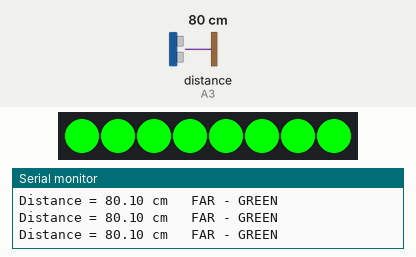
Simulated run of this sketch. Board: Arduino Uno, built with avr-gcc and run on an emulated ATmega328P. On the bench: 8 RGB LEDs in strip order, left to right, the last lines printed to the serial monitor. Wiring (inferred from the names in the program): ultrasonic range finder: trigger pin 5; echo A3. The test bench sets the inputs (shaded band); at power-on: distance to the obstacle (sensor on A3) 80 cm. The echo pulse lasts 58.3 µs per cm.

Above: at 1.2 s.
1.3 s: distance to the obstacle (sensor on A3) set to 34 cm
2.8 s: distance to the obstacle (sensor on A3) set to 30 cm
At 2.88 s:
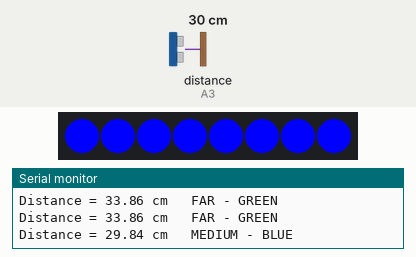
5.2 s: distance to the obstacle (sensor on A3) set to 2 cm
At 6.3 s:
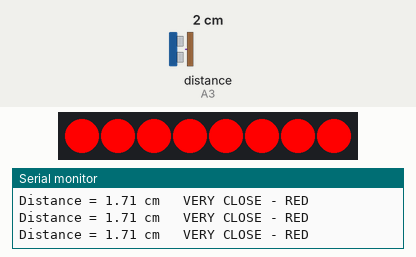
6.7 s: distance to the obstacle (sensor on A3) set to 9 cm
9.7 s: distance to the obstacle (sensor on A3) set to 12 cm
At 10.9 s:
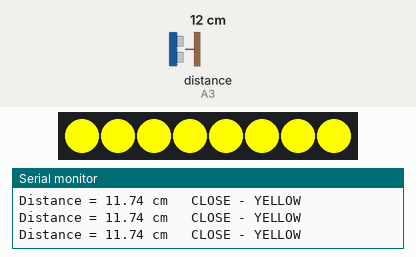
11.3 s: distance to the obstacle (sensor on A3) set to 4 cm
At 11.7 s:
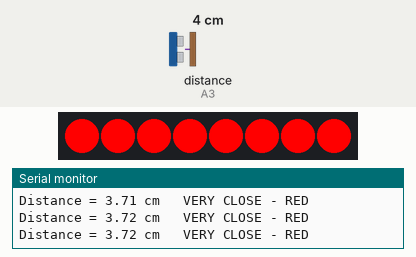
Timing chart, 0 to 13.8 s (numbered marks = the images above; inputs shaded):
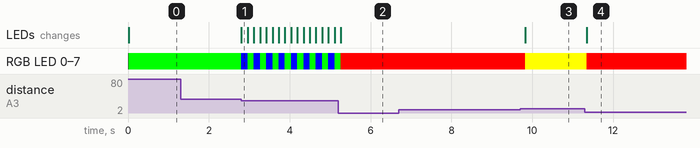

The sketch:

Practical_37.ino
```cpp
#include <Adafruit_NeoPixel.h>

#define TRIG 5
#define ECHO A3

#define LED_PIN 11
#define LED_COUNT 8

Adafruit_NeoPixel strip(LED_COUNT, LED_PIN, NEO_GRB + NEO_KHZ800);

long duration;
float distance;

void setup() {

  pinMode(TRIG, OUTPUT);
  pinMode(ECHO, INPUT);

  strip.begin();
  strip.clear();
  strip.show();

  Serial.begin(9600);
  Serial.println("===== DISTANCE BASED LED COLOUR STARTED =====");
}

void setColor(byte r, byte g, byte b) {
  for (int i = 0; i < LED_COUNT; i++)
    strip.setPixelColor(i, strip.Color(r, g, b));
  strip.show();
}

void loop() {

  digitalWrite(TRIG, LOW);
  delayMicroseconds(2);

  digitalWrite(TRIG, HIGH);
  delayMicroseconds(10);

  digitalWrite(TRIG, LOW);

  duration = pulseIn(ECHO, HIGH, 30000);

  if (duration == 0) {

    strip.clear();
    strip.show();

    Serial.println("Out of Range");

    delay(200);
    return;
  }

  distance = duration / 58.0;

  Serial.print("Distance = ");
  Serial.print(distance);
  Serial.print(" cm   ");

  if (distance <= 10) {
    Serial.println("VERY CLOSE - RED");
    setColor(255, 0, 0);        // Red
  }
  else if (distance <= 20) {
    Serial.println("CLOSE - YELLOW");
    setColor(255, 255, 0);      // Yellow
  }
  else if (distance <= 30) {
    Serial.println("MEDIUM - BLUE");
    setColor(0, 0, 255);        // Blue
  }
  else {
    Serial.println("FAR - GREEN");
    setColor(0, 255, 0);        // Green
  }

  delay(150);
}
```

Measured:
- the behaviour switches between 31 and 30 cm on distance to the obstacle (sensor on A3) (found by bisection; images 0 and 1)
- the behaviour switches between 10 and 11 cm on distance to the obstacle (sensor on A3) (found by bisection; images 2 and 3)
- after the input at 2.8 s, RGB LED 0–7: alternates RGB(0, 255, 0) for 0.15 s and RGB(0, 0, 255) for 0.15 s, starting at once; the LEDs: change at once (image 1)
- after the input at 5.2 s, the LEDs: change after 0.06 s (image 2)
- after the input at 9.7 s, RGB LED 0–7: RGB(255, 0, 0) → RGB(255, 255, 0) after 0.12 s; the LEDs: change after 0.12 s (image 3)
- after the input at 11.3 s, RGB LED 0–7: RGB(255, 255, 0) → RGB(255, 0, 0) after 0.05 s; the LEDs: change after 0.05 s (image 4)
